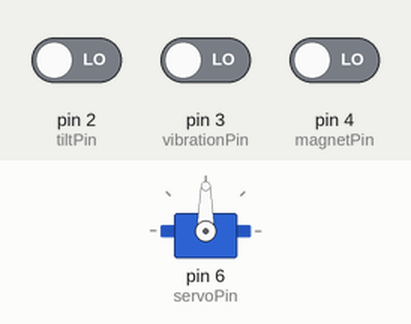
Simulated run of this sketch. Board: Arduino Uno, built with avr-gcc and run on an emulated ATmega328P. Parts: servo. The inputs (shaded band) are chosen by the test bench; at power-on: pin 4 (magnetPin) LOW, pin 2 (tiltPin) LOW, pin 3 (vibrationPin) LOW. What the sketch prints to the serial monitor is not drawn.

Above: at 1.2 s.
1.3 s: pin 4 (magnetPin) driven HIGH
At 2.3 s:
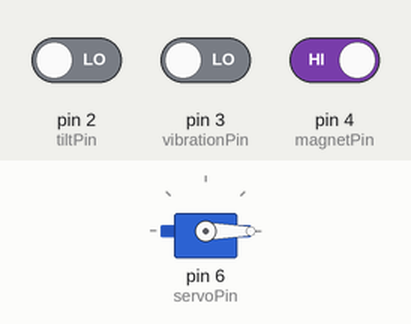
2.9 s: pin 2 (tiltPin) driven HIGH
At 3.9 s:
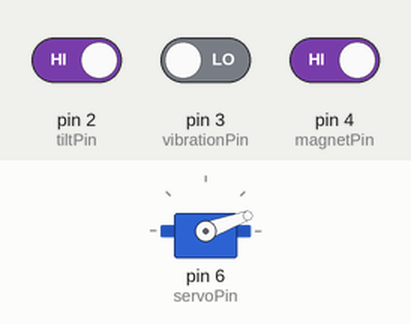
8.9 s: pin 2 (tiltPin) driven LOW
11.9 s: pin 4 (magnetPin) driven LOW
At 11.9 s:
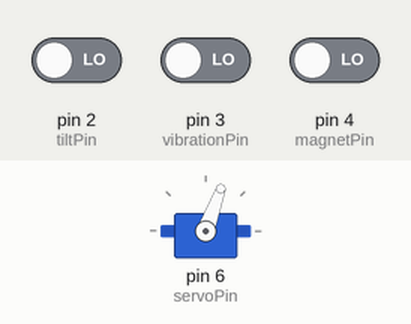
Timing chart, 0 to 14.4 s (numbered marks = the images above; inputs shaded):
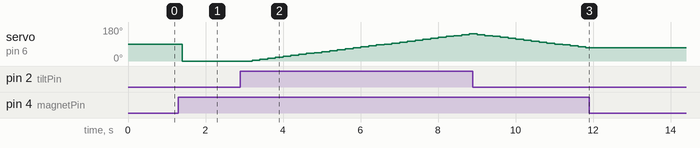

Measured:
- after the input at 1.3 s, servo on pin 6 (servoPin): 90° → 0° after 0.10 s
- after the input at 2.9 s, servo on pin 6 (servoPin): moves from 0° to 145° over 5.6 s, starting after 0.30 s
- after the input at 11.9 s, servo on pin 6 (servoPin): stays 70° (without the input it goes to 65° after 0.11 s)

The sketch:

Grove_Set_5_full.ino
```cpp
/*
   Set 5
   Tilt Sensor (D2): digital input
   Vibration Sensor (D3): digital input
   Magnetic Switch (D4): digital input
   Servo (D6): digital output
*/

// import libraries
#include <Servo.h>

// set pin numbers
#define servoPin 6      // number of the servo pin
#define tiltPin 2       // number of the tilt sensor pin
#define vibrationPin 3  // nubmer of the vibration sensor pin
#define magnetPin 4     // number of the magnetic switch pin

// set helpful values
#define FULL_SERVO_ANGLE 150  //full value of the servo is 150 degrees

// define variables that will change
int pos = 0;    // variable to store the servo position
bool tilt = false;
bool vibrate = false;

Servo myServo;  // create servo object to control a servo

/*
    Initial set up function to set pin modes and serial monitor.

    @param
    @return null
*/
void setup()
{
  Serial.begin(9600);         // choose 9600 baud rate for serial monitor

  pinMode(tiltPin, INPUT);    // initialize the tilt pin as an input
  pinMode(magnetPin, INPUT);  // initialize the magnet pin as an input
  myServo.attach(servoPin);   // attaches the servo on servoPin to the servo object
}

/*
    Main loop function for program execution. Calls all the module functions.

    @param
    @return null
*/
void loop()
{
  tilt = isTilt();
  readVibration();

  servoControl(tilt);
  delay(200);         // delay by 200ms
}

/*
    The servo is enabled by the magnet switch
    Rotates the servo CCW when the tilt sensor is tilted. Rotates CCW otherwise.

    @param boolean tilt
    @return null
*/
void servoControl(bool tilt)
{
  if (tilt && pos <= FULL_SERVO_ANGLE)
  {
    pos += 5;       // increase servo position by 5 degrees
  } else if (!tilt && pos >= 0)
  {
    pos -= 5;       // decrease servo position by 5 degrees
  }

  if(isNearMagnet())
  {
    myServo.write(pos);
  }

  //Serial.println(pos);

  //  Serial.print("pos:");
  //  Serial.println(pos);

  //  // sample code to rotate servo slowly
  //  for (pos = 0; pos <= 180; pos += 1) { // goes from 0 degrees to 180 degrees
  //    // in steps of 1 degree
  //    myServo.write(pos);              // tell servo to go to position in variable 'pos'
  //    delay(15);                       // waits 15ms for the servo to reach the position
  //  }
  //  for (pos = 180; pos >= 0; pos -= 1) { // goes from 180 degrees to 0 degrees
  //    myServo.write(pos);              // tell servo to go to position in variable 'pos'
  //    delay(15);                       // waits 15ms for the servo to reach the position
  //  }
}

/*
    Reads the tilt sensor.

    @param
    @return boolean tilt
*/
bool isTilt()
{
  return digitalRead(tiltPin);  // read the tilt sensor
}

/*
    Reads the vibration sensor.

    @param
    @return null
*/
void readVibration()
{
  // output HIGH when module is stable
  // output LOW when module is moving

  vibrate = digitalRead(vibrationPin);  // read the vibration sensor

  if (vibrate)
  {
    Serial.println("Module is stable");
  } else {
    Serial.println("Module is moving");
  }
}

/*
    Reads the magnetic switch.

    @param
    @return boolean on whether the switch is near a magnet
*/
bool isNearMagnet()
{
   int sensorValue = digitalRead(magnetPin);  // read the magnet switch

   if(sensorValue == HIGH)//if the sensor value is HIGH
    {
        return true;
    }
    else
    {
        return false;
    }
}
```
